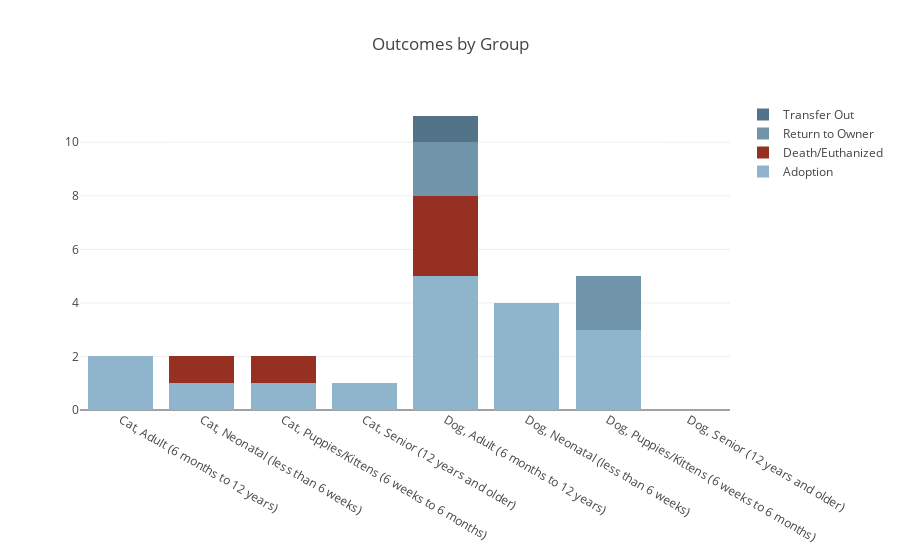

Source (notebook cell):
### Code cell
BLUE_SPECUTRUM = ["#8EB5CC", "#84AAC0", "#7A9FB5", "#7094AA", "#67899E", "#5D7E93", "#537388", "#4A687C", "#405D71", "#365266", "#2D485B"]
BLUE_ORANGE_SPECTRUM = ["#8EB5CC", "#96AABD", "#9F9FAE", "#A8959F", "#B18A90", "#BA8081", "#C27572", "#CB6A63", "#D46054", "#DD5545", "#E64B36"]

def get_outcome_color(outcome_label):
    return {'adoption': BLUE_SPECUTRUM[0], 
            'return to owner': BLUE_SPECUTRUM[3], 
            'transfer out': BLUE_SPECUTRUM[6], 
            'lost/stolen': BLUE_SPECUTRUM[9],
            'death/euthanized': '#963022', 
            'owner requested euthanasia': '#842a1e'}[outcome_label.lower()]

traces = []
for idx, label in enumerate(labels):
    traces.append(go.Bar(x=list(stacks.keys()),
                         y=np.transpose(list(stacks.values()))[idx],
                         name=label,
                         marker=dict(color=get_outcome_color(label))))
layout = go.Layout(barmode='stack', title="Outcomes by Group", margin={'b': 150})
fig = go.Figure(data=traces, layout=layout)
iplot(fig, filename='stacked-bar')

### Figure 1 — Plotly figure (JSON) as saved in the notebook; plotly's stock layout.template omitted (floating-point values rounded to 4 significant figures)
{"data": [{"marker": {"color": "#8EB5CC"}, "name": "Adoption", "type": "bar", "uid": "5af10905-336c-4b43-850e-de6583bd0b71", "x": ["Cat, Adult (6 months to 12 years)", "Cat, Neonatal (less than 6 weeks)", "Cat, Puppies/Kittens (6 weeks to 6 months)", "Cat, Senior (12 years and older)", "Dog, Adult (6 months to 12 years)", "Dog, Neonatal (less than 6 weeks)", "Dog, Puppies/Kittens (6 weeks to 6 months)", "Dog, Senior (12 years and older)"], "y": [2, 1, 1, 1, 5, 4, 3, 0]}, {"marker": {"color": "#963022"}, "name": "Death/Euthanized", "type": "bar", "uid": "b223ddde-4968-44d6-bcd4-996c9e54633f", "x": ["Cat, Adult (6 months to 12 years)", "Cat, Neonatal (less than 6 weeks)", "Cat, Puppies/Kittens (6 weeks to 6 months)", "Cat, Senior (12 years and older)", "Dog, Adult (6 months to 12 years)", "Dog, Neonatal (less than 6 weeks)", "Dog, Puppies/Kittens (6 weeks to 6 months)", "Dog, Senior (12 years and older)"], "y": [0, 1, 1, 0, 3, 0, 0, 0]}, {"marker": {"color": "#7094AA"}, "name": "Return to Owner", "type": "bar", "uid": "7ca3738c-1a91-4f6f-ac68-b86e0ad94baf", "x": ["Cat, Adult (6 months to 12 years)", "Cat, Neonatal (less than 6 weeks)", "Cat, Puppies/Kittens (6 weeks to 6 months)", "Cat, Senior (12 years and older)", "Dog, Adult (6 months to 12 years)", "Dog, Neonatal (less than 6 weeks)", "Dog, Puppies/Kittens (6 weeks to 6 months)", "Dog, Senior (12 years and older)"], "y": [0, 0, 0, 0, 2, 0, 2, 0]}, {"marker": {"color": "#537388"}, "name": "Transfer Out", "type": "bar", "uid": "d6684a37-f852-466d-87ba-d173e3863034", "x": ["Cat, Adult (6 months to 12 years)", "Cat, Neonatal (less than 6 weeks)", "Cat, Puppies/Kittens (6 weeks to 6 months)", "Cat, Senior (12 years and older)", "Dog, Adult (6 months to 12 years)", "Dog, Neonatal (less than 6 weeks)", "Dog, Puppies/Kittens (6 weeks to 6 months)", "Dog, Senior (12 years and older)"], "y": [0, 0, 0, 0, 1, 0, 0, 0]}], "layout": {"barmode": "stack", "margin": {"b": 150}, "title": {"text": "Outcomes by Group"}}}
